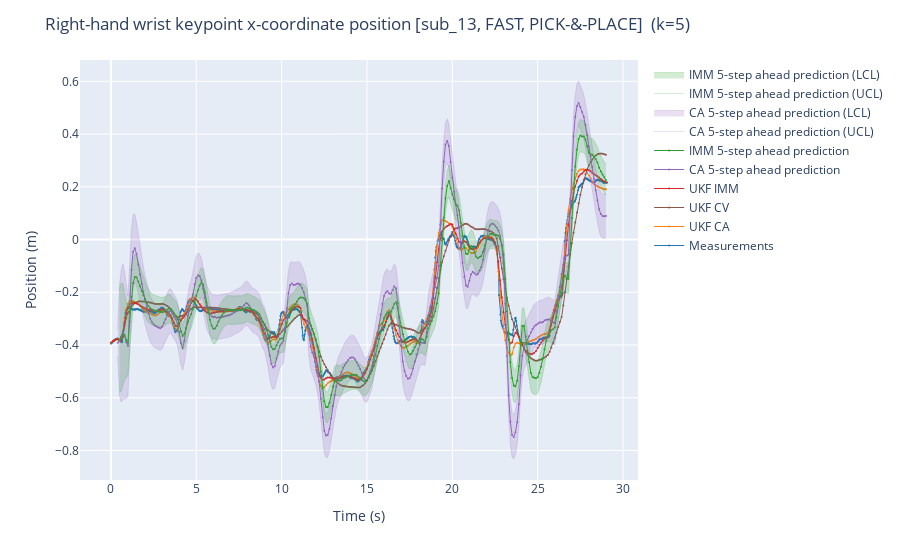

The notebook cell saved with this chart:
### Markdown cell above
Plot results for a given operating condition and selecting a specific key point and axis.

### Code cell
subject = 'sub_13'
velocity = 'FAST'
task = 'PICK-&-PLACE'
kpt = 7
dim = 'y' 
dim_type = 'pos' # ['pos', 'vel', 'acc']
description = 'Right-hand wrist keypoint x-coordinate'

plot_time_series(subject, velocity, task, kpt, dim, description, dim_type, pred_steps, n_var_per_dof, n_dim_per_kpt)

### Figure 1 — Plotly figure (JSON) as saved in the notebook; plotly's stock layout.template omitted (floating-point values rounded to 4 significant figures; data arrays with more than 128 entries replaced by an {"elided": "..."} marker saying what was removed)
{"data": [{"hovertemplate": "<extra></extra>", "legendgroup": "", "line": {"color": "#636efa", "dash": "solid", "width": 1}, "marker": {"size": 2, "symbol": "circle"}, "mode": "lines", "name": "", "orientation": "v", "showlegend": false, "type": "scatter", "xaxis": "x", "yaxis": "y"}, {"line": {"color": "rgb(31, 119, 180)", "width": 1}, "marker": {"size": 2}, "mode": "lines+markers", "name": "Measurements", "type": "scatter", "x": {"elided": "746 float values"}, "y": {"elided": "746 float values"}}, {"line": {"color": "rgb(255, 127, 14)", "width": 1}, "marker": {"size": 2}, "mode": "lines+markers", "name": "UKF CA", "type": "scatter", "x": {"elided": "291 float values"}, "y": {"elided": "291 float values"}}, {"line": {"color": "rgb(140, 86, 75)", "width": 1}, "marker": {"size": 2}, "mode": "lines+markers", "name": "UKF CV", "type": "scatter", "x": {"elided": "291 float values"}, "y": {"elided": "291 float values"}}, {"line": {"color": "rgb(214, 39, 40)", "width": 1}, "marker": {"size": 2}, "mode": "lines+markers", "name": "UKF IMM", "type": "scatter", "x": {"elided": "291 float values"}, "y": {"elided": "291 float values"}}, {"line": {"color": "rgb(148, 103, 189)", "width": 1}, "marker": {"size": 2}, "mode": "lines+markers", "name": "CA 5-step ahead prediction", "type": "scatter", "x": {"elided": "291 float values"}, "y": {"elided": "291 float values"}}, {"line": {"color": "rgb(44, 160, 44)", "width": 1}, "marker": {"size": 2}, "mode": "lines+markers", "name": "IMM 5-step ahead prediction", "type": "scatter", "x": {"elided": "291 float values"}, "y": {"elided": "291 float values"}}, {"fillcolor": "rgba(148, 103, 189, 0.2)", "line": {"width": 1}, "marker": {"color": "rgba(148, 103, 189, 0.2)", "size": 2}, "mode": "lines", "name": "CA 5-step ahead prediction (UCL)", "type": "scatter", "x": {"elided": "291 float values"}, "y": {"elided": "291 float values"}}, {"fill": "tonexty", "fillcolor": "rgba(148, 103, 189, 0.2)", "line": {"width": 1}, "marker": {"color": "rgba(148, 103, 189, 0.2)", "size": 2}, "mode": "lines", "name": "CA 5-step ahead prediction (LCL)", "type": "scatter", "x": {"elided": "291 float values"}, "y": {"elided": "291 float values"}}, {"fillcolor": "rgba(44, 160, 44, 0.2)", "line": {"width": 1}, "marker": {"color": "rgba(44, 160, 44, 0.2)", "size": 2}, "mode": "lines", "name": "IMM 5-step ahead prediction (UCL)", "type": "scatter", "x": {"elided": "291 float values"}, "y": {"elided": "291 float values"}}, {"fill": "tonexty", "fillcolor": "rgba(44, 160, 44, 0.2)", "line": {"width": 1}, "marker": {"color": "rgba(44, 160, 44, 0.2)", "size": 2}, "mode": "lines", "name": "IMM 5-step ahead prediction (LCL)", "type": "scatter", "x": {"elided": "291 float values"}, "y": {"elided": "291 float values"}}], "layout": {"hovermode": "x", "legend": {"tracegroupgap": 0}, "margin": {"t": 60}, "title": {"text": "Right-hand wrist keypoint x-coordinate position [sub_13, FAST, PICK-&-PLACE]  (k=5)"}, "xaxis": {"anchor": "y", "domain": [0, 1], "title": {"text": "Time (s)"}}, "yaxis": {"anchor": "x", "domain": [0, 1], "title": {"text": "Position (m)"}}}}
